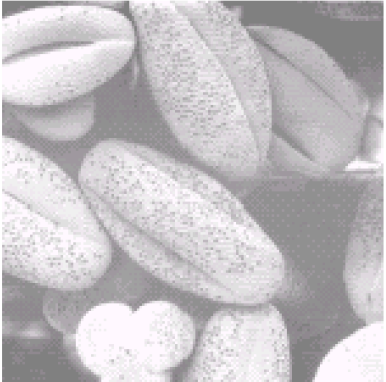
#> input picture bright.PNG, 386 x 382 px
$ python 'Histogram Equalitation.py'
#> lines starting #> are read from the running program, lines starting #| are printed output that depends on the picture
#Histogram Equalization Program by 黃書垣.
import cv2 as cv2

#Creates cdf table and get the minimum non-zero value of the cdf
def createCdfTable(image, height, width):
    table = [0] * 256
    cdfMin = 999999999

    #Count the numbers of pixels in each gray level
    for x in range(0, height):
        for y in range(0, width):
            table[image[x][y]] += 1

    #Add up the amounts of each Gray level to create a cdf table
    for x in range(1, 256):
        table[x] += table[x-1]
        #Get minimun cdf
        if table[x] != 0:
            cdfMin = min(cdfMin, table[x])

    return table, cdfMin

#Construct a Graylevel LUT
def equalization(table, cdfMin):
    count = 0

    #Get the Equalized value for each gray level
    for grayLvl in range (0, 256):
        if table[grayLvl] != 0:
            table[grayLvl] = round((table[grayLvl] - cdfMin)/(table[255] - cdfMin) * 255)

    return table

#Use the LUT to construct a new image
def constructImg(inputImg, table, height, width):
    for x in range(0, height):
        for y in range(0, width):
            #Replace the old Gray level value with the equalized value
            inputImg[x][y] = table[inputImg[x][y]]

    return inputImg

#Combined functions above into one function
def myEqualizeHist(inputImg):
    imageHeight = inputImg.shape[0]
    imageWidth = inputImg.shape[1]

    cdfTable, cdfMin = createCdfTable(inputImg, imageHeight, imageWidth)
    histogramTable = equalization(cdfTable, cdfMin)
    outputImg = constructImg(inputImg, histogramTable, imageHeight, imageWidth)

    return outputImg

#Input image
inputImgName = input('Please enter your image name: ')
#> the answer given: bright.PNG
inputImg = cv2.imread(inputImgName, 0)
#> inputImg: shape (382, 386); min 123, max 255, mean 192.8

#Equalizing
print('Equalizing please wait...')
outputImg = myEqualizeHist(inputImg)
#> in myEqualizeHist, `cdfTable, cdfMin = createCdfTable(inputImg, imageHeight, imageWidth)`: cdfTable = 256 values from 0 to 147452; cdfMin = 2
#> after the loop in equalization, `for grayLvl in range (0, 256):`: table = 256 values from 0 to 255
#> after the loop in constructImg, `for x in range(0, height):`:
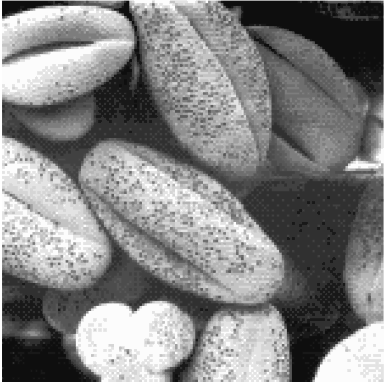
#> inputImg: shape (382, 386); min 0, max 255, mean 131.4
print('Equalization Finished.')

#Output equalized image
outputImgName = input('Please enter output image name: ')
#> the answer given: out.png
cv2.imwrite(outputImgName, outputImg)
